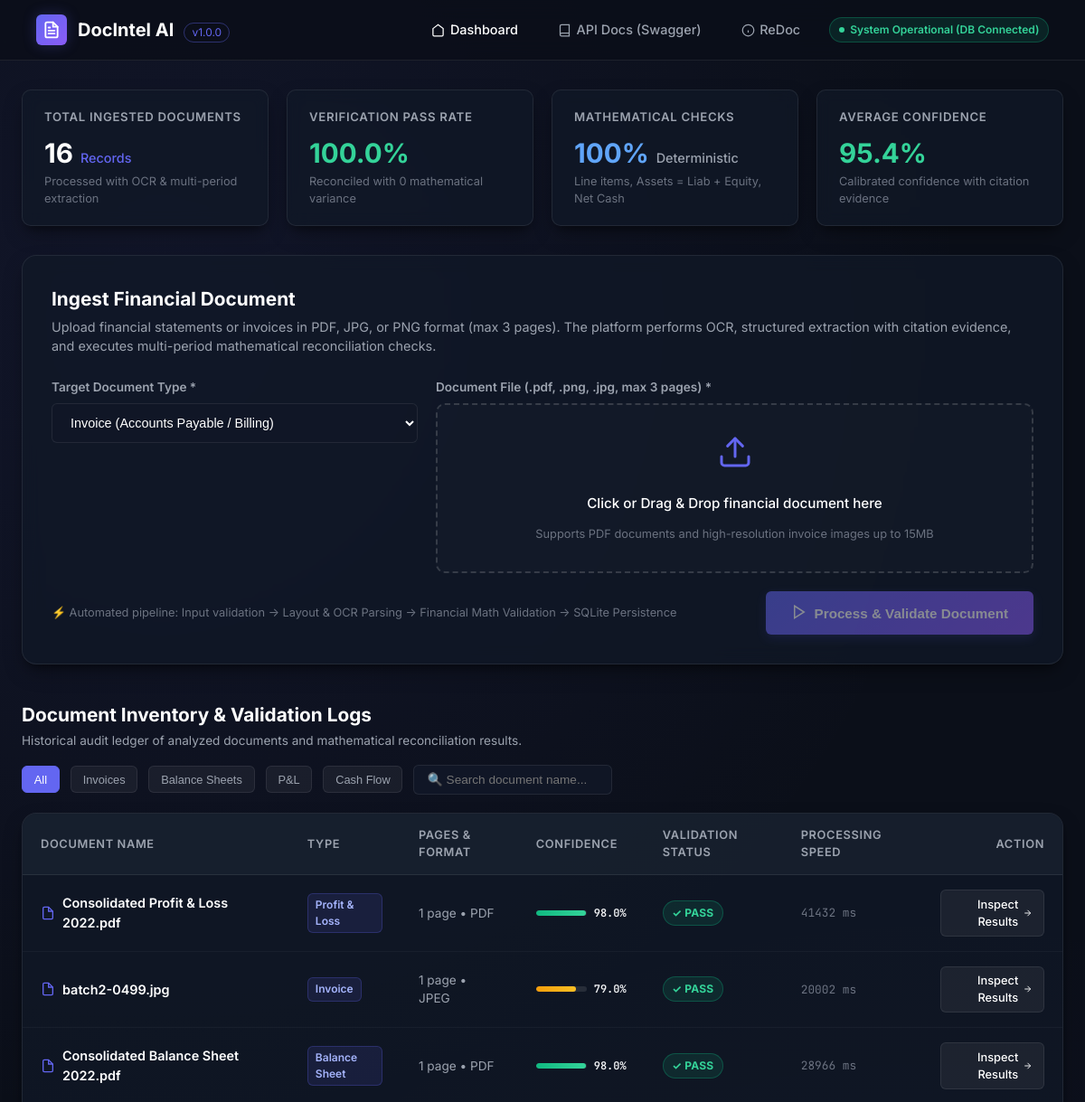
Before: / (upper part) with the older database file.
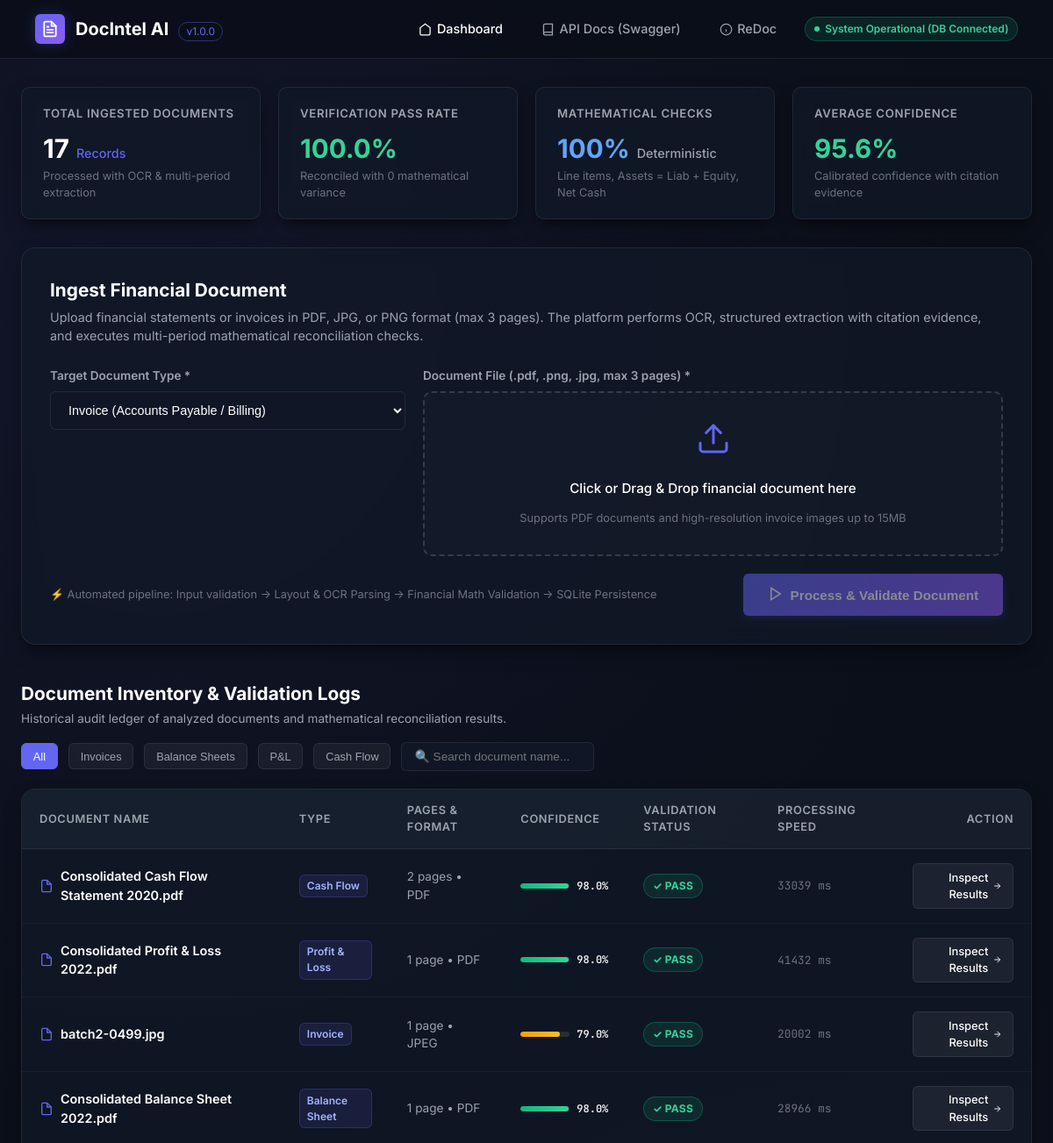
After: the same page with the newer database file.
### backend/app/models/document.py (models this page shows, shortened)
class DocumentRecord(Base):
    __tablename__ = "documents"
    id = Column(String(36), primary_key=True, default=lambda: str(uuid.uuid4()))
    document_name = Column(String(255), index=True, nullable=False)
    document_type = Column(String(50), index=True, nullable=False)
    file_type = Column(String(50), nullable=False)
    file_size = Column(Integer, nullable=False, default=0)
    page_count = Column(Integer, nullable=False, default=1)
    processing_status = Column(String(20), index=True, nullable=False, default="PASS")  # PASS | FAILED
    overall_confidence = Column(Float, nullable=True, default=1.0)
    file_validation = Column(JSON, nullable=False, default=dict)
    extracted_data = Column(JSON, nullable=False, default=dict)
    validation_results = Column(JSON, nullable=False, default=dict)
    processing_metadata = Column(JSON, nullable=False, default=dict)
    created_at = Column(DateTime, default=lambda: datetime.now(timezone.utc))
    updated_at = Column(DateTime, default=lambda: datetime.now(timezone.utc), onupdate=lambda: datetime.now(timezone.utc))

### backend/app/main.py (the view)
@app.get("/", response_class=HTMLResponse, include_in_schema=False)
def dashboard_view(request: Request, db: Session = Depends(get_db)):
    service = DocumentService(db)
    docs_data = service.list_documents(limit=100)
    return templates.TemplateResponse(
        request=request,
        name="dashboard.html",
        context={
            "documents": docs_data["items"],
            "total": docs_data["total"],
            "version": settings.VERSION
        }
    )

### frontend/templates/dashboard.html (shortened to what this page needs)
<!DOCTYPE html>
<html lang="en">
<head>
  <link rel="stylesheet" href="/static/css/styles.css">
</head>
<body>
  <nav class="navbar">
    <div class="brand">
      <div class="brand-icon">
      </div>
      <span>DocIntel AI <span style="font-size: 0.75rem; font-weight: normal; color: var(--accent-primary); border: 1px solid var(--border-highlight); padding: 0.15rem 0.5rem; border-radius: 9999px; margin-left: 0.4rem;">v{{ version }}</span></span>
    </div>
    <div class="nav-links">
      <a href="/" class="nav-link" style="color: #fff;">
        <svg width="15" height="15" viewBox="0 0 24 24" fill="none" stroke="currentColor" stroke-width="2"><path d="M3 9l9-7 9 7v11a2 2 0 0 1-2 2H5a2 2 0 0 1-2-2z"></path></svg>
        Dashboard
      </a>
      <a href="/docs" target="_blank" class="nav-link">
        <svg width="15" height="15" viewBox="0 0 24 24" fill="none" stroke="currentColor" stroke-width="2"><path d="M4 19.5A2.5 2.5 0 0 1 6.5 17H20"></path><path d="M6.5 2H20v20H6.5A2.5 2.5 0 0 1 4 19.5v-15A2.5 2.5 0 0 1 6.5 2z"></path></svg>
        API Docs (Swagger)
      </a>
      <a href="/redoc" target="_blank" class="nav-link">
        <svg width="15" height="15" viewBox="0 0 24 24" fill="none" stroke="currentColor" stroke-width="2"><circle cx="12" cy="12" r="10"></circle><line x1="12" y1="16" x2="12" y2="12"></line><line x1="12" y1="8" x2="12.01" y2="8"></line></svg>
        ReDoc
      </a>
      <div class="badge-health" id="healthBadge" title="Backend service and database connectivity status">
        <span class="pulse-dot"></span>
        <span id="healthText">Service Operational</span>
      </div>
    </div>
  </nav>
  <main class="container">
    <div class="metrics-grid">
      <div class="metric-card">
        <div class="metric-title">Total Ingested Documents</div>
        <div class="metric-val" id="metricTotal">
          {{ total }}
          <span style="font-size: 0.9rem; font-weight: 500; color: var(--accent-primary);">Records</span>
        </div>
        <div class="metric-sub">Processed with OCR & multi-period extraction</div>
      </div>
      <div class="metric-card">
        <div class="metric-title">Verification Pass Rate</div>
        <div class="metric-val" id="metricPassRate" style="color: var(--status-pass-text);">
          {% set pass_count = namespace(count=0) %}
          {% for d in documents %}
            {% if d.processing_status == 'PASS' %}
              {% set pass_count.count = pass_count.count + 1 %}
            {% endif %}
          {% endfor %}
          {% if total > 0 %}
            {{ ((pass_count.count / total) * 100) | round(1) }}%
          {% else %}
            100%
          {% endif %}
        </div>
        <div class="metric-sub">Reconciled with 0 mathematical variance</div>
      </div>
      <div class="metric-card">
        <div class="metric-title">Mathematical Checks</div>
        <div class="metric-val" style="color: #60a5fa;">
          100%
          <span style="font-size: 0.9rem; font-weight: 500; color: var(--text-muted);">Deterministic</span>
        </div>
        <div class="metric-sub">Line items, Assets = Liab + Equity, Net Cash</div>
      </div>
      <div class="metric-card">
        <div class="metric-title">Average Confidence</div>
        <div class="metric-val" style="color: #34d399;">
          {% set conf_sum = namespace(total=0.0, count=0) %}
          {% for d in documents %}
            {% if d.overall_confidence %}
              {% set conf_sum.total = conf_sum.total + d.overall_confidence %}
              {% set conf_sum.count = conf_sum.count + 1 %}
            {% endif %}
          {% endfor %}
          {% if conf_sum.count > 0 %}
            {{ ((conf_sum.total / conf_sum.count) * 100) | round(1) }}%
          {% else %}
            96.4%
          {% endif %}
        </div>
        <div class="metric-sub">Calibrated confidence with citation evidence</div>
      </div>
    </div>
    <div class="upload-card">
      <div class="upload-header">
        <h2 class="upload-title">Ingest Financial Document</h2>
        <p class="upload-subtitle">
          Upload financial statements or invoices in PDF, JPG, or PNG format (max 3 pages). The platform performs OCR, structured extraction with citation evidence, and executes multi-period mathematical reconciliation checks.
        </p>
      </div>
      <form id="uploadForm" class="upload-form" enctype="multipart/form-data">
        <div class="form-row">
          <div class="form-group">
            <label class="form-label" for="documentTypeSelect">Target Document Type *</label>
            <select id="documentTypeSelect" name="document_type" class="form-select" required>
              <option value="invoice">Invoice (Accounts Payable / Billing)</option>
            </select>
          </div>
          <div class="form-group">
            <label class="form-label">Document File (.pdf, .png, .jpg, max 3 pages) *</label>
            <div id="dropzone" class="dropzone">
              <div class="dropzone-icon">
                <svg width="40" height="40" viewBox="0 0 24 24" fill="none" stroke="currentColor" stroke-width="1.8" stroke-linecap="round" stroke-linejoin="round">
                  <path d="M21 15v4a2 2 0 0 1-2 2H5a2 2 0 0 1-2-2v-4"></path>
                  <polyline points="17 8 12 3 7 8"></polyline>
                  <line x1="12" y1="3" x2="12" y2="15"></line>
                </svg>
              </div>
              <div class="dropzone-text" id="dropzoneText">Click or Drag & Drop financial document here</div>
              <div class="dropzone-hint">Supports PDF documents and high-resolution invoice images up to 15MB</div>
            </div>
          </div>
        </div>
        <div style="display: flex; justify-content: space-between; align-items: center; flex-wrap: wrap; gap: 1rem;">
          <div style="font-size: 0.8rem; color: var(--text-faint);">
            ⚡ Automated pipeline: Input validation → Layout & OCR Parsing → Financial Math Validation → SQLite Persistence
          </div>
          <button type="submit" id="submitBtn" class="btn-primary" disabled>
            <span id="btnIcon">
              <svg width="18" height="18" viewBox="0 0 24 24" fill="none" stroke="currentColor" stroke-width="2">
                <polygon points="5 3 19 12 5 21 5 3"></polygon>
              </svg>
            </span>
            <span id="btnText">Process & Validate Document</span>
          </button>
        </div>
      </form>
    </div>
    <div class="section-header">
      <div>
        <h2 class="section-title">Document Inventory & Validation Logs</h2>
        <p style="color: var(--text-muted); font-size: 0.85rem; margin-top: 0.2rem;">
          Historical audit ledger of analyzed documents and mathematical reconciliation results.
        </p>
      </div>
      <div class="filter-bar">
        <button class="badge-filter-btn active" data-filter="all">All</button>
        <button class="badge-filter-btn" data-filter="invoice">Invoices</button>
        <button class="badge-filter-btn" data-filter="balance_sheet">Balance Sheets</button>
        <button class="badge-filter-btn" data-filter="profit_and_loss">P&L</button>
        <button class="badge-filter-btn" data-filter="cash_flow_statement">Cash Flow</button>
        <input type="text" id="tableSearch" class="search-input" placeholder="🔍 Search document name..." />
      </div>
    </div>
    <div class="table-card">
      <table class="data-table" id="documentsTable">
        <thead>
          <tr>
            <th>Document Name</th>
            <th>Type</th>
            <th>Pages & Format</th>
            <th>Confidence</th>
            <th>Validation Status</th>
            <th>Processing Speed</th>
            <th style="text-align: right;">Action</th>
          </tr>
        </thead>
        <tbody id="documentsTableBody">
          {% if documents and documents|length > 0 %}
            {% for doc in documents %}
              <tr class="doc-row" data-type="{{ doc.document_type }}" data-name="{{ doc.document_name | lower }}">
                <td style="font-weight: 600; color: #fff;">
                  <div style="display: flex; align-items: center; gap: 0.5rem;">
                    <svg width="16" height="16" viewBox="0 0 24 24" fill="none" stroke="currentColor" stroke-width="2" style="color: var(--accent-primary); flex-shrink: 0;">
                      <path d="M13 2H6a2 2 0 0 0-2 2v16a2 2 0 0 0 2 2h12a2 2 0 0 0 2-2V9z"></path>
                      <polyline points="13 2 13 9 20 9"></polyline>
                    </svg>
                    <span title="{{ doc.document_name }}">{{ doc.document_name }}</span>
                  </div>
                </td>
                <td>
                  <span class="badge-type">
                    {% if doc.document_type == 'invoice' %}Invoice
                    {% elif doc.document_type == 'balance_sheet' %}Balance Sheet
                    {% elif doc.document_type == 'profit_and_loss' %}Profit & Loss
                    {% elif doc.document_type == 'cash_flow_statement' %}Cash Flow
                    {% else %}{{ doc.document_type }}
                    {% endif %}
                  </span>
                </td>
                <td style="color: var(--text-muted); font-size: 0.85rem;">
                  {{ doc.page_count }} {% if doc.page_count == 1 %}page{% else %}pages{% endif %} • {{ doc.file_type.split('/')[-1] | upper }}
                </td>
                <td>
                  <div class="conf-wrapper">
                    <div class="conf-bar">
                      {% set conf_val = doc.overall_confidence or 0.95 %}
                      <div class="conf-fill {% if conf_val < 0.7 %}low{% elif conf_val < 0.88 %}med{% endif %}" style="width: {{ (conf_val * 100) | round(0) }}%;"></div>
                    </div>
                    <span class="conf-text">{{ ((conf_val) * 100) | round(0) }}%</span>
                  </div>
                </td>
                <td>
                  <span class="badge-status {% if doc.processing_status == 'PASS' %}pass{% else %}fail{% endif %}">
                    {% if doc.processing_status == 'PASS' %}
                      ✓ PASS
                    {% else %}
                      ✗ FAILED
                    {% endif %}
                  </span>
                </td>
                <td style="color: var(--text-faint); font-family: 'JetBrains Mono', monospace; font-size: 0.8rem;">
                  {% if doc.processing_time_ms %}{{ doc.processing_time_ms }} ms{% else %}&lt; 50 ms{% endif %}
                </td>
                <td style="text-align: right;">
                  <a href="/view/{{ doc.document_name }}" class="btn-sm" title="Inspect extracted fields & validation evidence">
                    <span>Inspect Results</span>
                    <svg width="14" height="14" viewBox="0 0 24 24" fill="none" stroke="currentColor" stroke-width="2"><path d="M5 12h14M12 5l7 7-7 7"/></svg>
                  </a>
                </td>
              </tr>
            {% endfor %}
          {% endif %}
        </tbody>
      </table>
    </div>
  </main>
</body>
</html>

### frontend/templates/dashboard.html (style rules this page uses)
.badge-filter-btn { cursor: pointer; background: rgba(255, 255, 255, 0.05); border: 1px solid var(--border-color); color: var(--text-muted); padding: 0.4rem 0.8rem; border-radius: var(--radius-sm); font-size: 0.8rem; font-weight: 500; transition: all 0.2s; }
.badge-filter-btn.active, .badge-filter-btn:hover { background: var(--accent-primary); border-color: var(--accent-primary); color: #fff; }

Changed rows visible on the page:
added DocumentRecord: document_name "Consolidated Cash Flow Statement 2020.pdf", page_count "2", shows "pages", file_type "PDF", ((conf_val)*100)|round(0) "98.0", processing_status "✓ PASS", processing_time_ms "33039"
Other visible differences:
{{ total }}: "16" → "17"
{{ ((conf_sum.total / conf_sum.count) * 100) | round(1) }}: "95.4" → "95.6"
